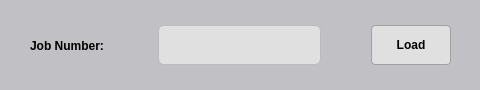
<?xml version="1.0" encoding="UTF-8"?>
<ui version="4.0">
 <class>Dialog</class>
 <widget class="QDialog" name="Dialog">
  <property name="geometry">
   <rect>
    <x>0</x>
    <y>0</y>
    <width>480</width>
    <height>90</height>
   </rect>
  </property>
  <property name="windowTitle">
   <string>Dialog</string>
  </property>
  <property name="styleSheet">
   <string notr="true">QDialog {
                background-color: #c0c0c5;
                color: #000000;
                font-family: &quot;Segoe UI&quot;, &quot;Arial&quot;, sans-serif;
                font-size: 11pt;
                }

                QLabel {
                color: #000000;
                font-weight: 500;
                }

                QLineEdit {
                background-color: #e0e0e0;
                border: 1px solid #bbbbbb;
                border-radius: 6px;
                padding: 5px 8px;
                color: #000000;
                selection-background-color: #a0aaff;
                selection-color: #ffffff;
                }

                QLineEdit:focus {
                border: 1px solid #4a90e2;
                }

                QPushButton {
                background-color: #e0e0e0;
                color: #000000;
                border: 1px solid #a0a0a0;
                border-radius: 4px;
                padding: 5px 10px;
                font-weight: 500;
                }

                QPushButton:hover {
                background-color: #d6d6d6;
                }

                QPushButton:pressed {
                background-color: #c0c0c0;
                }
            </string>
  </property>
  <widget class="QWidget" name="layoutWidget">
   <property name="geometry">
    <rect>
     <x>0</x>
     <y>0</y>
     <width>481</width>
     <height>91</height>
    </rect>
   </property>
   <layout class="QHBoxLayout" name="horizontalLayout_2">
    <property name="spacing">
     <number>10</number>
    </property>
    <property name="leftMargin">
     <number>30</number>
    </property>
    <property name="topMargin">
     <number>15</number>
    </property>
    <property name="rightMargin">
     <number>30</number>
    </property>
    <property name="bottomMargin">
     <number>15</number>
    </property>
    <item>
     <widget class="QLabel" name="label">
      <property name="text">
       <string>Job Number: </string>
      </property>
     </widget>
    </item>
    <item>
     <spacer name="spacer_2">
      <property name="orientation">
       <enum>Qt::Orientation::Horizontal</enum>
      </property>
      <property name="sizeType">
       <enum>QSizePolicy::Policy::Maximum</enum>
      </property>
      <property name="sizeHint" stdset="0">
       <size>
        <width>40</width>
        <height>20</height>
       </size>
      </property>
     </spacer>
    </item>
    <item>
     <widget class="QLineEdit" name="txtJobNumber">
      <property name="minimumSize">
       <size>
        <width>100</width>
        <height>40</height>
       </size>
      </property>
     </widget>
    </item>
    <item>
     <spacer name="spacer">
      <property name="orientation">
       <enum>Qt::Orientation::Horizontal</enum>
      </property>
      <property name="sizeType">
       <enum>QSizePolicy::Policy::Maximum</enum>
      </property>
      <property name="sizeHint" stdset="0">
       <size>
        <width>40</width>
        <height>20</height>
       </size>
      </property>
     </spacer>
    </item>
    <item>
     <widget class="QPushButton" name="btnLoad">
      <property name="minimumSize">
       <size>
        <width>80</width>
        <height>40</height>
       </size>
      </property>
      <property name="toolTip">
       <string>Load Database</string>
      </property>
      <property name="text">
       <string>Load</string>
      </property>
     </widget>
    </item>
   </layout>
  </widget>
 </widget>
 <resources/>
 <connections/>
</ui>
